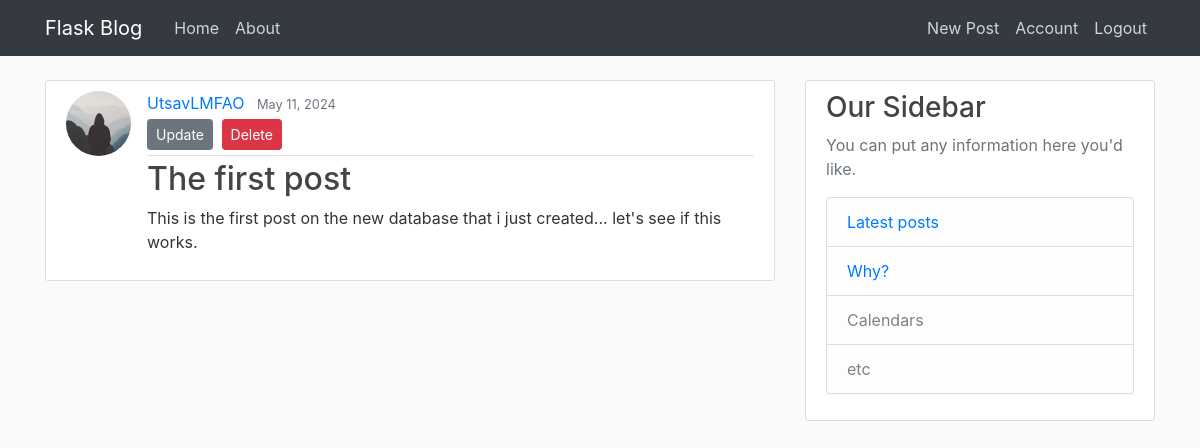
The app's page /post/1 (signed in) with its own data.
### flaskblog/models.py (models this page shows, shortened)
class User(db.Model, UserMixin):
    id = db.Column(db.Integer, primary_key=True)
    username = db.Column(db.String(20), unique=True, nullable=False)
    email = db.Column(db.String(120), unique=True, nullable=False)
    image_file = db.Column(db.String(20), nullable=False, default='default.jpg')
    password = db.Column(db.String(60), nullable=False)
    posts = db.relationship('Post', backref='author', lazy=True)

class Post(db.Model):
    id = db.Column(db.Integer, primary_key=True)
    title = db.Column(db.String(100), nullable=False)
    date_posted = db.Column(db.DateTime, nullable=False, default=datetime.utcnow)
    content = db.Column(db.Text, nullable=False)
    user_id = db.Column(db.Integer, db.ForeignKey('user.id'), nullable=False)

### flaskblog/posts/routes.py (the view)
@posts.route("/post/<int:post_id>")
def post(post_id):
    post = Post.query.get_or_404(post_id)
    return render_template('post.html', title=post.title, post=post)

### flaskblog/models.py (called while the page is built)
@login_manager.user_loader
def load_user(user_id):
    return User.query.get(int(user_id))

### flaskblog/templates/post.html (shortened to what this page needs)
{% extends "layout.html" %}
{% block content %}
    <article class="media content-section">
        <img class="rounded-circle article-img" src="{{ url_for('static', filename='profile_pics/' + post.author.image_file) }}">
        <div class="media-body">
        <div class="article-metadata">
            <a class="mr-2" href="{{ url_for('users.user_posts', username=post.author.username) }}">{{ post.author.username }}</a>
            <small class="text-muted">{{ post.date_posted.strftime('%B %d, %Y') }}</small>
            {% if post.author == current_user %}
                <div>
                    <a class="btn btn-secondary btn-sm mt-1 mb-1" href="{{ url_for('posts.update_post', post_id=post.id) }}">Update</a>
                    <button type="button" class="btn btn-danger btn-sm m-1" data-toggle="modal" data-target="#deleteModal">Delete</button>
                </div>
            {% endif %}
        </div>
        <h2 class="article-title">{{ post.title }}</h2>
        <p class="article-content">{{ post.content }}</p>
        </div>
    </article>
{% endblock content %}

### flaskblog/static/main.css (style rules this page uses)
body { background: #fafafa; color: #333333; margin-top: 5rem; }
h1, h2, h3, h4, h5, h6 { color: #444444; }
.content-section { background: #ffffff; padding: 10px 20px; border: 1px solid #dddddd; border-radius: 3px; margin-bottom: 20px; }
.article-title { color: #444444; }
.article-content { white-space: pre-line; }
.article-img { height: 65px; width: 65px; margin-right: 16px; }
.article-metadata { padding-bottom: 1px; margin-bottom: 4px; border-bottom: 1px solid #e3e3e3 }

### records on screen
User: image_file (placeholder picture), author.username "UtsavLMFAO"
Post: date_posted "May 11, 2024", title "The first post", content "This is the first post on the new database that i just created... let's see if this works."
